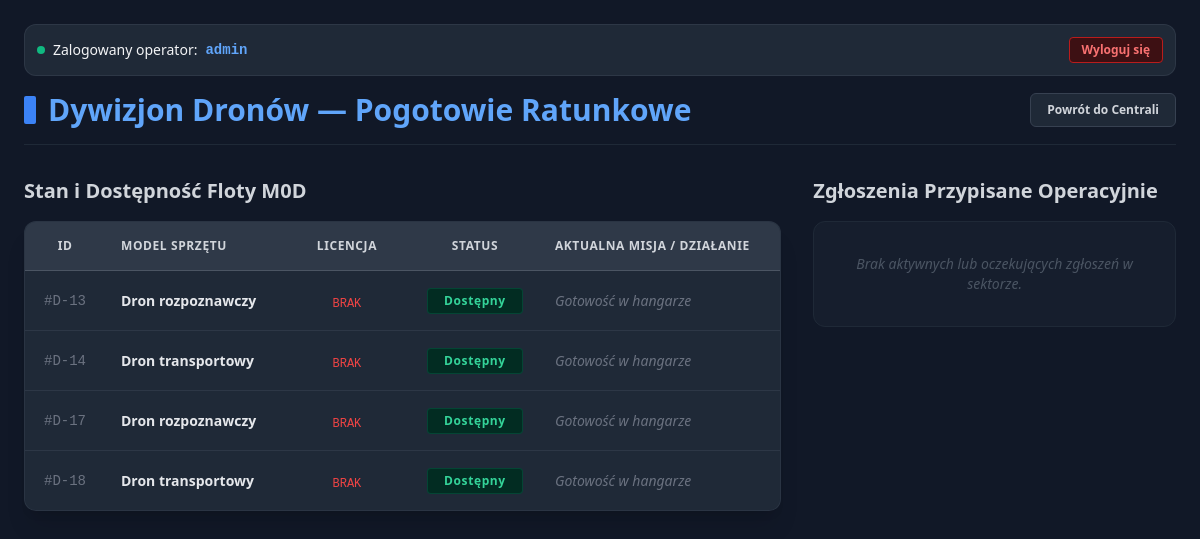
/sluzba/Pogotowie (signed in), run on the app's committed database.
### models.py (models this page shows, shortened)
class User(db.Model):
    __tablename__ = 'users'
    id = db.Column(db.Integer, primary_key=True)
    username = db.Column(db.String(50), nullable=False, unique=True)
    password_hash = db.Column(db.String(128), nullable=False)
    role = db.Column(db.String(20), default='Operator', nullable=False)  # Administrator / Operator
    active = db.Column(db.Boolean, default=True, nullable=False)          # Status aktywności operatora
    permitted_categories = db.relationship('Drone_category', secondary=user_drone_permissions, backref=db.backref('permitted_operators', lazy='dynamic'))
    assignments = db.relationship('IncidentAssignment', backref='operator', lazy=True)

class Department(db.Model):
    __tablename__ = 'departments'
    id = db.Column(db.Integer, primary_key=True)
    name = db.Column(db.String(100), nullable=False, unique=True)
    categories = db.relationship('Drone_category', backref='department', lazy=True)
    assignments = db.relationship('IncidentAssignment', backref='department', lazy=True)

class Drone_category(db.Model):
    __tablename__ = 'drone_categories'
    id = db.Column(db.Integer, primary_key=True)
    model = db.Column(db.String(50), nullable=False, unique=True)
    department_id = db.Column(db.Integer, db.ForeignKey('departments.id'), nullable=False)
    description = db.Column(db.Text, nullable=True)
    instances = db.relationship('Drone', backref='category', lazy=True)

class Drone(db.Model):
    __tablename__ = 'drones'
    id = db.Column(db.Integer, primary_key=True)
    status = db.Column(db.String(20), default='Dostępny', nullable=False) # Dostępny / Niedostępny / Regeneracja
    category_id = db.Column(db.Integer, db.ForeignKey('drone_categories.id'), nullable=True)

### oppanel/oppanel.py (the view)
@oppanel.route('/sluzba/<string:dept_name>')
@login_required
def panel_sluzby(dept_name):
    nazwy_mapowanie = {'Policja': 'Policja', 'Straz_Pozarna': 'Straż Pożarna', 'Pogotowie': 'Pogotowie Ratunkowe', 'Wojsko': 'Wojsko'}
    if current_user.role == 'Operator':
        username_lower = current_user.username.lower()
        wybrany_parametr = dept_name.lower().replace('_pozarna', '')
        if wybrany_parametr not in username_lower:
            return f"Brak uprawnień dostępu do panelu {dept_name} dla konta {current_user.username}! (403 Forbidden)", 403
    db_name = nazwy_mapowanie.get(dept_name)
    department = Department.query.filter_by(name=db_name).first_or_404()
    db.session.expire_all()
    uzytkownik_db = User.query.get(current_user.id)
    drony_sluzby = []
    for kategoria in department.categories:
        for dron in kategoria.instances:
            zadanie = "Gotowość w hangarze"
            inc_id = None
            aktywne_p = IncidentAssignment.query.filter_by(allocated_workers=dron.id).join(Incident).filter(Incident.status == 'W akcji').first()
            if dron.status == 'Niedostępny' and aktywne_p and aktywne_p.incident:
                zadanie = f"W locie: Zgłoszenie #{aktywne_p.incident.id}"
                inc_id = aktywne_p.incident.id
            drony_sluzby.append({
                'id': dron.id,
                'model': kategoria.model,
                'status': dron.status,
                'zadanie': zadanie,
                'incident_id': inc_id,
                'uprawniony': kategoria in uzytkownik_db.permitted_categories
            })
    akcje = Incident.query.join(IncidentAssignment).filter(
        IncidentAssignment.department_id == department.id,
        Incident.status == 'Oczekuje na decyzję'
    ).all()
    return render_template(
        'sluzba.html',
        department=department,
        drony=sorted(drony_sluzby, key=lambda x: x['id']),
        akcje=akcje,
        dept_url=dept_name
    )

### oppanel/login.py (called while the page is built)
@login_manager.user_loader
def load_user(user_id):
    user_obj = User.query.get(int(user_id))
    if user_obj and user_obj.active:
        return FlaskUser(user_obj)
    return None

### oppanel/templates/sluzba.html (shortened to what this page needs)
<!DOCTYPE html>
<html lang="pl">
<head>
    <script src="https://cdn.tailwindcss.com"></script>
</head>
<body class="bg-gray-900 text-gray-100 min-h-screen p-6 font-sans antialiased">
    <div class="max-w-7xl mx-auto">
        <div class="flex justify-between items-center mb-4 bg-gray-800 p-3 rounded-xl border border-gray-700/60 text-sm">
            <div class="flex items-center gap-2">
                <span class="w-2 h-2 rounded-full bg-emerald-500 animate-ping"></span>
                Zalogowany operator: <span class="text-blue-400 font-bold font-mono">{{ current_user.username }}</span>
            </div>
            <a href="/logout" class="bg-red-950/80 hover:bg-red-900 border border-red-700 text-red-400 text-xs font-semibold py-1 px-3 rounded transition">
                Wyloguj się
            </a>
        </div>
        <div class="flex justify-between items-center mb-8 border-b border-gray-800 pb-4">
            <h1 class="text-3xl font-extrabold text-blue-400 flex items-center gap-3">
                <span class="inline-block w-3 h-7 bg-blue-500 rounded-sm"></span>
                Dywizjon Dronów — {{ department.name }}
            </h1>
            {% if current_user.role == 'Admin' %}
            <a href="/panel" class="bg-gray-800 hover:bg-gray-700 text-gray-300 text-xs font-semibold py-2 px-4 rounded-md border border-gray-700 transition">
                Powrót do Centrali
            </a>
            {% endif %}
        </div>
        <div class="grid grid-cols-1 lg:grid-cols-3 gap-8">
            <div class="lg:col-span-2 space-y-4">
                <h2 class="text-xl font-bold text-gray-300 flex items-center gap-2 mb-2">
                    Stan i Dostępność Floty M0D
                </h2>
                <div class="bg-gray-800 rounded-xl shadow-xl border border-gray-700/50 overflow-hidden">
                    <table class="w-full text-left border-collapse">
                        <thead>
                            <tr class="bg-gray-700/70 text-gray-300 uppercase text-xs font-bold tracking-wider border-b border-gray-600">
                                <th class="p-4 w-20 text-center">ID</th>
                                <th class="p-4">Model Sprzętu</th>
                                <th class="p-4 w-32 text-center">Licencja</th>
                                <th class="p-4 w-32 text-center">Status</th>
                                <th class="p-4">Aktualna Misja / Działanie</th>
                            </tr>
                        </thead>
                        <tbody class="divide-y divide-gray-700/60 bg-gray-800/40">
                            {% for d in drony %}
                            <tr class="hover:bg-gray-750/30 transition duration-150">
                                <td class="p-4 font-mono text-center text-gray-500 text-sm">#D-{{ d.id }}</td>
                                <td class="p-4 text-sm font-semibold text-gray-200">{{ d.model }}</td>
                                <td class="p-4 text-center">
                                    {% if d.uprawniony %}
                                        <span class="text-emerald-400 text-xs font-bold font-mono">TAK</span>
                                    {% else %}
                                        <span class="text-red-500 text-xs font-mono">BRAK</span>
                                    {% endif %}
                                </td>
                                <td class="p-4 text-center">
                                    <span class="inline-block w-24 text-center px-2 py-1 rounded text-xs font-bold tracking-wider
                                        {% if d.status == 'Dostępny' %} bg-emerald-950 text-emerald-400 border border-emerald-800/50
                                        {% elif d.status == 'Regeneracja' %} bg-amber-950 text-amber-400 border border-amber-800/50 animate-pulse
                                        {% else %} bg-red-950 text-red-400 border border-red-800/50 {% endif %}">
                                        {{ d.status }}
                                    </span>
                                </td>
                                <td class="p-4 text-sm">
                                    {% if d.status == 'Niedostępny' and d.incident_id %}
                                        <div class="flex items-center justify-between gap-4">
                                            <span class="text-purple-400 font-medium">{{ d.zadanie }}</span>
                                            <a href="/sluzba/zakoncz-misje/{{ dept_url }}/{{ d.id }}/{{ d.incident_id }}"
                                               class="bg-red-600 hover:bg-red-700 text-white text-[11px] font-bold px-2.5 py-1 rounded transition shadow">
                                                ✕ Sprowadź i ląduj
                                            </a>
                                        </div>
                                    {% else %}
                                        <span class="text-gray-500 italic">{{ d.zadanie }}</span>
                                    {% endif %}
                                </td>
                            </tr>
                            {% else %}
                            <tr>
                                <td colspan="5" class="p-8 text-center text-gray-500 text-sm">Brak zarejestrowanych dronów w tym dziale.</td>
                            </tr>
                            {% endfor %}
                        </tbody>
                    </table>
                </div>
            </div>
            <div class="space-y-4">
                <h2 class="text-xl font-bold text-gray-300 flex items-center gap-2 mb-2">
                    Zgłoszenia Przypisane Operacyjnie
                </h2>
                <div class="space-y-3">
                    {% for akcja in akcje %}
                    <div class="bg-gray-800 p-4 rounded-xl border border-gray-700 shadow-lg space-y-3">
                        <div class="flex justify-between items-start">
                            <span class="text-xs font-bold font-mono text-gray-500">M0D #{{ akcja.id }}</span>
                            <span class="px-2 py-0.5 rounded text-[10px] font-bold uppercase
                                {% if akcja.status == 'Oczekuje na decyzję' %} bg-purple-950 text-purple-400 border border-purple-800/60
                                {% else %} bg-amber-950 text-amber-400 border border-amber-800/60 animate-pulse {% endif %}">
                                {{ akcja.status }}
                            </span>
                        </div>
                        <div>
                            <h4 class="text-sm font-bold text-red-400">{{ akcja.incident_type }}</h4>
                            <p class="text-xs text-gray-400 mt-1 leading-relaxed">{{ akcja.description }}</p>
                        </div>
                        {% if akcja.status == 'Oczekuje na decyzję' %}
                        <div class="pt-2 border-t border-gray-700/50 flex flex-col gap-2">
                            <a href="/sluzba/decyzja/przyjmij/{{ dept_url }}/{{ akcja.id }}"
                               class="w-full bg-emerald-600 hover:bg-emerald-700 text-white font-bold py-1.5 rounded text-xs text-center transition shadow">
                                ✓ Przyjmij i przejmij drona
                            </a>
                            <div class="grid grid-cols-2 gap-2">
                                <a href="/sluzba/decyzja/odrzuc/{{ dept_url }}/{{ akcja.id }}"
                                   class="bg-amber-600/90 hover:bg-amber-600 text-white font-semibold py-1 rounded text-xs text-center transition shadow">
                                    Odrzuć
                                </a>
                                <a href="/sluzba/decyzja/troll/{{ dept_url }}/{{ akcja.id }}"
                                   class="bg-gray-900 hover:bg-red-950 text-red-400 font-semibold py-1 rounded text-xs text-center transition border border-gray-700 shadow">
                                    Zgłoś fałszywe zgłoszenie
                                </a>
                            </div>
                        </div>
                        {% else %}
                        <div class="text-[11px] text-gray-500 italic pt-1">
                            Misja realizowana w terenie przez operatora.
                        </div>
                        {% endif %}
                    </div>
                    {% else %}
                    <div class="bg-gray-800/40 p-8 text-center text-gray-600 rounded-xl border border-gray-800 text-sm italic">
                        Brak aktywnych lub oczekujących zgłoszeń w sektorze.
                    </div>
                    {% endfor %}
                </div>
            </div>
        </div>
    </div>
</body>
</html>

### data on the page
User: username "admin"
Department: name "Pogotowie Ratunkowe"
Drone_category: model "Dron rozpoznawczy" "Dron rozpoznawczy"
Drone: status "Dostępny"
Drone_category: model "Dron transportowy" "Dron transportowy"
Drone: status "Dostępny"
Drone: status "Dostępny"
Drone: status "Dostępny"

### other printed values
{{ d.id }} "13" "14" "17" "18"
{{ d.zadanie }} "Gotowość w hangarze" "Gotowość w hangarze" "Gotowość w hangarze" "Gotowość w hangarze"
